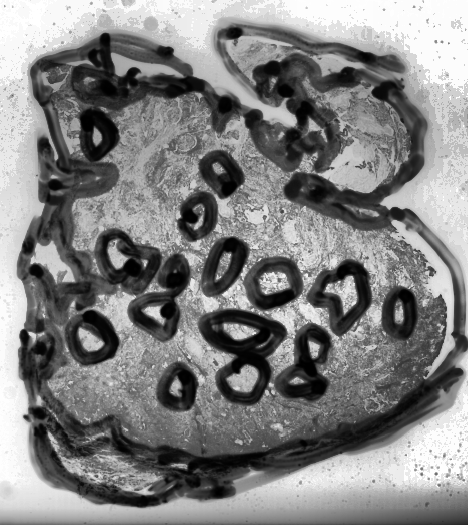
#> input picture tests/expectations/pil-images-gs/diagnostic-slide-thumb-gs-adaptive-equalization.png, 468 x 525 px
$ python -i image_filters_functional.py   (imports and definitions only)   (older library calls are emulated)
#> lines starting #> are read from the running program, lines starting #| are printed output that depends on the picture; after the words box and inside, x2 and y2 are one past the last pixel; in counts of white or black regions, pixels touching at a corner belong together
# encoding: utf-8

# ------------------------------------------------------------------------
# Copyright 2020 All Histolab Contributors
#
# Licensed under the Apache License, Version 2.0 (the "License");
# you may not use this file except in compliance with the License.
# You may obtain a copy of the License at
#
#     http://www.apache.org/licenses/LICENSE-2.0
#
# Unless required by applicable law or agreed to in writing, software
# distributed under the License is distributed on an "AS IS" BASIS,
# WITHOUT WARRANTIES OR CONDITIONS OF ANY KIND, either express or implied.
# See the License for the specific language governing permissions and
# limitations under the License.
# ------------------------------------------------------------------------

import math
import operator
from functools import reduce
from typing import Any, Callable

import numpy as np
import PIL
import PIL.ImageOps
import skimage.color as sk_color
import skimage.exposure as sk_exposure
import skimage.feature as sk_feature
import skimage.filters as sk_filters
import skimage.future as sk_future
import skimage.morphology as sk_morphology
import skimage.segmentation as sk_segmentation

from ..util import apply_mask_image, np_to_pil, threshold_to_mask, warn
from .util import mask_percent


# [224 lines left out: functions adaptive_equalization, blue_pen_filter, dab_channel, eosin_channel, green_pen_filter, hematoxylin_channel and 2 more, not called in this run]


def invert(img: PIL.Image.Image) -> PIL.Image.Image:
    """Invert an image, i.e. take the complement of the correspondent array.

    Parameters
    ----------
    img : PIL.Image.Image
        Input image

    Returns
    -------
    PIL.Image.Image
        Inverted image
    """
    if img.mode == "RGBA":
        red, green, blue, alpha = img.split()
        rgb_img = PIL.Image.merge("RGB", (red, green, blue))
        inverted_img_rgb = PIL.ImageOps.invert(rgb_img)
        red, green, blue = inverted_img_rgb.split()
        inverted_img = PIL.Image.merge("RGBA", (red, green, blue, alpha))
    else:
        inverted_img = PIL.ImageOps.invert(img)

    return inverted_img


# [557 lines left out: functions kmeans_segmentation, lab_to_rgb, local_equalization, local_otsu_threshold, rag_threshold, red_pen_filter and 11 more, not called in this run]


def hysteresis_threshold_mask(
    img: PIL.Image.Image, low: int = 50, high: int = 100
) -> np.ndarray:
    """Mask an image using hysteresis threshold

    Compute the Hysteresis threshold on the complement of a grayscale image,
    and return boolean mask based on pixels above this threshold.

    Parameters
    ----------
    img : PIL.Image.Image
        Input image.
    low : int, optional
        low threshold. Default is 50.
    high : int, optional
        high threshold. Default is 100.

    Returns
    -------
    np.ndarray
        Boolean NumPy array where True represents a pixel above Otsu threshold.
    """
    if low is None or high is None:
        raise ValueError("thresholds cannot be None")
    grey_scale = PIL.ImageOps.grayscale(img)
    comp = invert(grey_scale)
    hyst_mask = sk_filters.apply_hysteresis_threshold(np.array(comp), low, high)
    return hyst_mask


# [100 lines left out: functions otsu_threshold, red_filter, yen_threshold, not called in this run]

>>> from PIL import Image
>>> picture = Image.open('../../../tests/expectations/pil-images-gs/diagnostic-slide-thumb-gs-adaptive-equalization.png')
#> picture is the input picture: PIL image 468x525 L; min 0, max 255, mean 130.4
>>> result = hysteresis_threshold_mask(picture)
#> in invert, `inverted_img = PIL.ImageOps.invert(img)`:
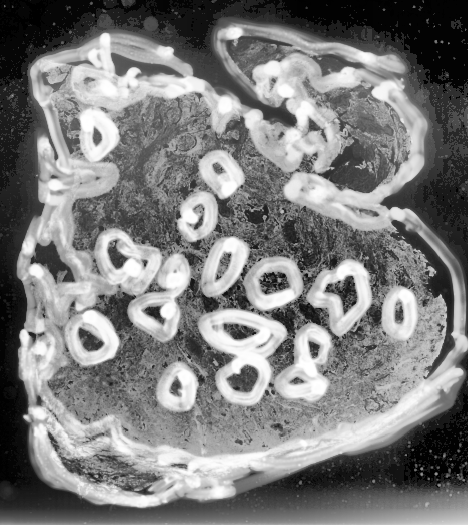
#> inverted_img: PIL image 468x525 L; min 0, max 255, mean 124.6
#> in hysteresis_threshold_mask, `hyst_mask = sk_filters.apply_hysteresis_threshold(np.array(comp), low,..`:
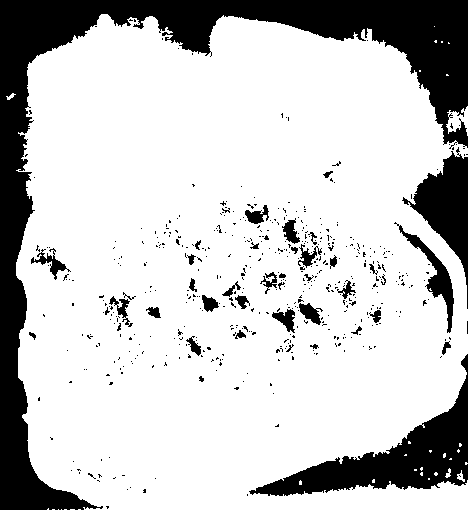
#> hyst_mask: shape (525, 468) bool; 78.8% white; 504 black regions (464 under 20 px), largest, box (x1, y1, x2, y2) and area: (0, 0, 468, 510) 33678, (249, 354, 468, 496) 8385, (402, 147, 468, 309) 3858

$ run again, on tests/expectations/pil-images-gs/diagnostic-slide-thumb-gs-inverted.png
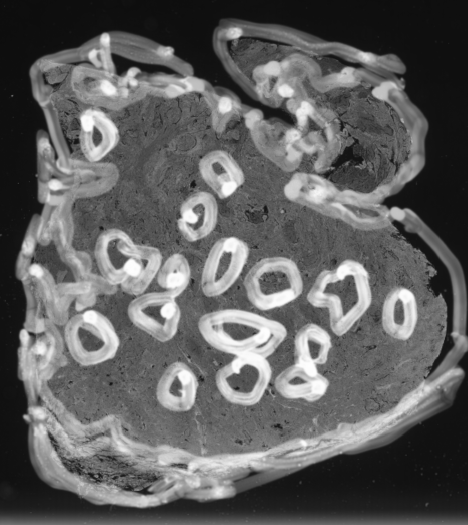
#> input picture tests/expectations/pil-images-gs/diagnostic-slide-thumb-gs-inverted.png, 468 x 525 px
#> picture is the input picture: PIL image 468x525 L; min 13, max 254, mean 96.3
#> in invert, `inverted_img = PIL.ImageOps.invert(img)`:
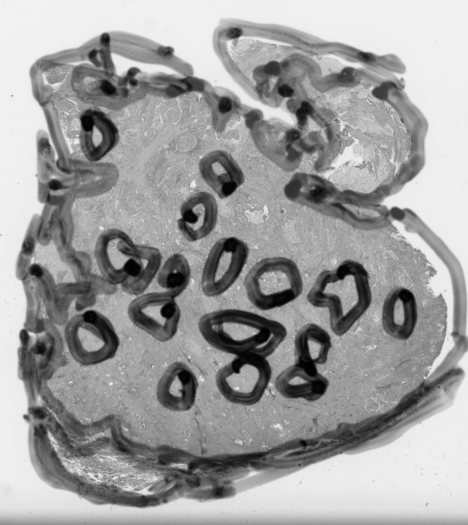
#> inverted_img: PIL image 468x525 L; min 1, max 242, mean 158.7
#> in hysteresis_threshold_mask, `hyst_mask = sk_filters.apply_hysteresis_threshold(np.array(comp), low,..`:
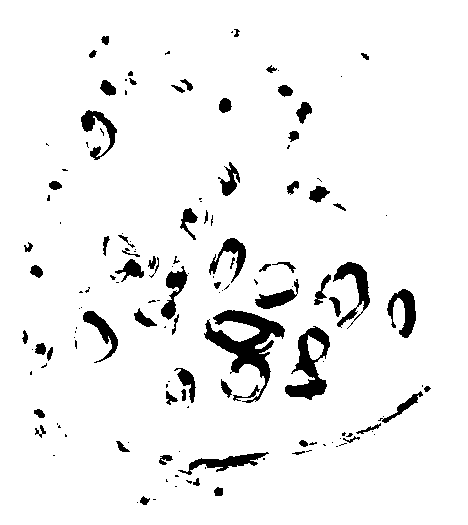
#> hyst_mask: shape (525, 468) bool; 94.1% white; 146 black regions (77 under 20 px), largest, box (x1, y1, x2, y2) and area: (204, 310, 285, 403) 2469, (285, 326, 330, 400) 1415, (333, 262, 370, 329) 844
